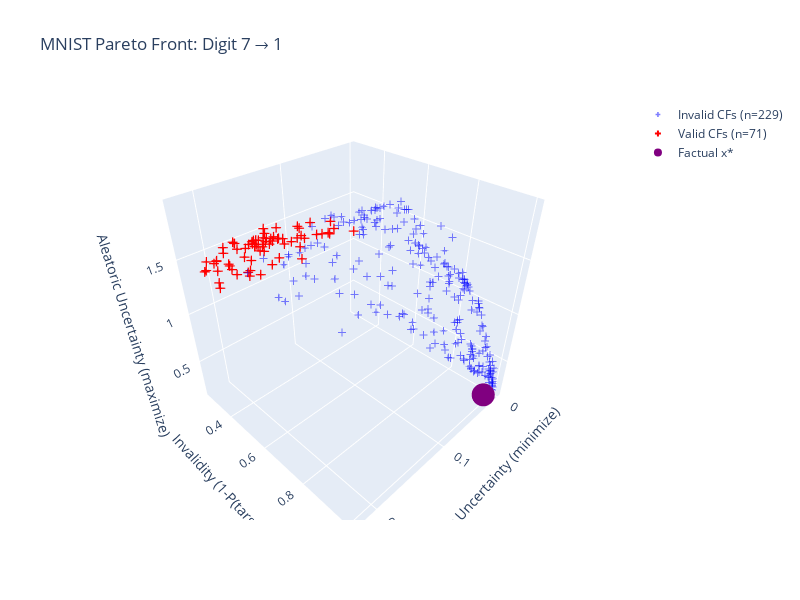

The cell this chart's notebook holds for it:
### Code cell
# 3D Pareto front visualization
import plotly.graph_objects as go

if result.F is not None and len(result.F) > 0:
    # Evaluate factual in objective space
    F_factual = problem.evaluate(factual_img_np.flatten().astype(np.float32))
    
    # Objective order: [0] Validity, [1] Sparsity, [2] AU (negated), [3] EU (positive)
    # For display: negate AU back to positive, EU is already positive
    
    fig = go.Figure()
    
    # Invalid CFs (blue)
    if len(invalid_F) > 0:
        fig.add_trace(go.Scatter3d(
            x=invalid_F[:, 3],      # EU (positive, minimize)
            y=invalid_F[:, 0],      # Validity (1-P)
            z=-invalid_F[:, 2],     # AU (negate back to positive for display)
            mode='markers',
            marker=dict(color='blue', size=4, opacity=0.5, symbol='cross'),
            name=f'Invalid CFs (n={len(invalid_F)})'
        ))
    
    # Valid CFs (red)
    if len(valid_F) > 0:
        fig.add_trace(go.Scatter3d(
            x=valid_F[:, 3],        # EU (positive, minimize)
            y=valid_F[:, 0],        # Validity (1-P)
            z=-valid_F[:, 2],       # AU (negate back to positive for display)
            mode='markers',
            marker=dict(color='red', size=5, symbol='cross'),
            name=f'Valid CFs (n={len(valid_F)})'
        ))
    
    # Factual (purple)
    fig.add_trace(go.Scatter3d(
        x=[F_factual[3]],           # EU
        y=[F_factual[0]],           # Validity
        z=[-F_factual[2]],          # AU (negated for display)
        mode='markers',
        marker=dict(color='purple', size=8),
        name='Factual x*'
    ))
    
    fig.update_layout(
        scene=dict(
            xaxis_title='Epistemic Uncertainty (minimize)',
            yaxis_title='Invalidity (1-P(target))',
            zaxis_title='Aleatoric Uncertainty (maximize)',
        ),
        width=800, height=600,
        title=f'MNIST Pareto Front: Digit {factual_label} → {TARGET_DIGIT}'
    )
    
    fig.show()

### Figure 1 — Plotly figure (JSON) as saved in the notebook; plotly's stock layout.template omitted (floating-point values rounded to 4 significant figures; data arrays with more than 128 entries replaced by an {"elided": "..."} marker saying what was removed)
{"data": [{"marker": {"color": "blue", "opacity": 0.5, "size": 4, "symbol": "cross"}, "mode": "markers", "name": "Invalid CFs (n=229)", "type": "scatter3d", "x": {"elided": "229 float values"}, "y": {"elided": "229 float values"}, "z": {"elided": "229 float values"}}, {"marker": {"color": "red", "size": 5, "symbol": "cross"}, "mode": "markers", "name": "Valid CFs (n=71)", "type": "scatter3d", "x": [0.2224, 0.1495, 0.1779, 0.1983, 0.165, 0.2155, 0.162, 0.2121, 0.2186, 0.1345, 0.1556, 0.09603, 0.1944, 0.1416, 0.2134, 0.1133, 0.1598, 0.1086, 0.1794, 0.1196, 0.1268, 0.1672, 0.1058, 0.1423, 0.1878, 0.1687, 0.1954, 0.2083, 0.2025, 0.138, 0.1211, 0.164, 0.1193, 0.1388, 0.1403, 0.1331, 0.1275, 0.09303, 0.1943, 0.2088, 0.1485, 0.1288, 0.2216, 0.1516, 0.1304, 0.1706, 0.1699, 0.158, 0.1967, 0.1707, 0.1501, 0.1237, 0.1729, 0.2044, 0.1896, 0.2195, 0.1597, 0.1873, 0.1989, 0.1513, 0.1875, 0.09045, 0.1484, 0.1468, 0.07205, 0.1724, 0.1914, 0.1535, 0.09906, 0.1232, 0.1426], "y": [0.4459, 0.2643, 0.4227, 0.4851, 0.4289, 0.3443, 0.3111, 0.3684, 0.4206, 0.3227, 0.2732, 0.4652, 0.4714, 0.3063, 0.3916, 0.401, 0.3573, 0.4741, 0.376, 0.4606, 0.3388, 0.4198, 0.4359, 0.2887, 0.3661, 0.3918, 0.3365, 0.4468, 0.3272, 0.4799, 0.4074, 0.417, 0.3871, 0.2788, 0.4937, 0.299, 0.4432, 0.4466, 0.3543, 0.3643, 0.2932, 0.3188, 0.3624, 0.4949, 0.3318, 0.4391, 0.4831, 0.4541, 0.4618, 0.3977, 0.2681, 0.4111, 0.3434, 0.3886, 0.3638, 0.3592, 0.3596, 0.3735, 0.3769, 0.2868, 0.3546, 0.4504, 0.2829, 0.3279, 0.4998, 0.4778, 0.385, 0.3898, 0.4981, 0.3296, 0.3808], "z": [1.451, 1.44, 1.676, 1.508, 1.661, 1.542, 1.35, 1.54, 1.455, 1.493, 1.442, 1.532, 1.527, 1.53, 1.505, 1.487, 1.566, 1.576, 1.364, 1.691, 1.468, 1.55, 1.529, 1.395, 1.63, 1.322, 1.591, 1.556, 1.493, 1.711, 1.439, 1.619, 1.495, 1.399, 1.471, 1.454, 1.588, 1.519, 1.449, 1.544, 1.417, 1.454, 1.497, 1.652, 1.477, 1.69, 1.701, 1.498, 1.634, 1.597, 1.428, 1.63, 1.522, 1.62, 1.366, 1.498, 1.476, 1.587, 1.501, 1.422, 1.629, 1.615, 1.47, 1.605, 1.519, 1.679, 1.658, 1.361, 1.615, 1.4, 1.645]}, {"marker": {"color": "purple", "size": 8}, "mode": "markers", "name": "Factual x*", "type": "scatter3d", "x": [0.02161], "y": [0.9996], "z": [0.2167]}], "layout": {"height": 600, "scene": {"xaxis": {"title": {"text": "Epistemic Uncertainty (minimize)"}}, "yaxis": {"title": {"text": "Invalidity (1-P(target))"}}, "zaxis": {"title": {"text": "Aleatoric Uncertainty (maximize)"}}}, "title": {"text": "MNIST Pareto Front: Digit 7 → 1"}, "width": 800}}
